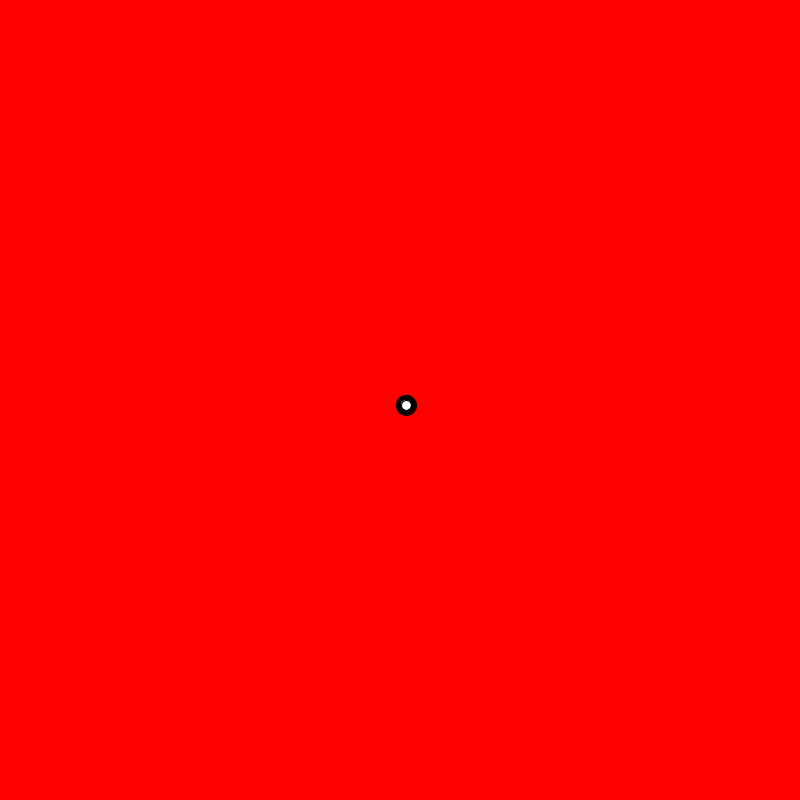
Frame 1 (no input)
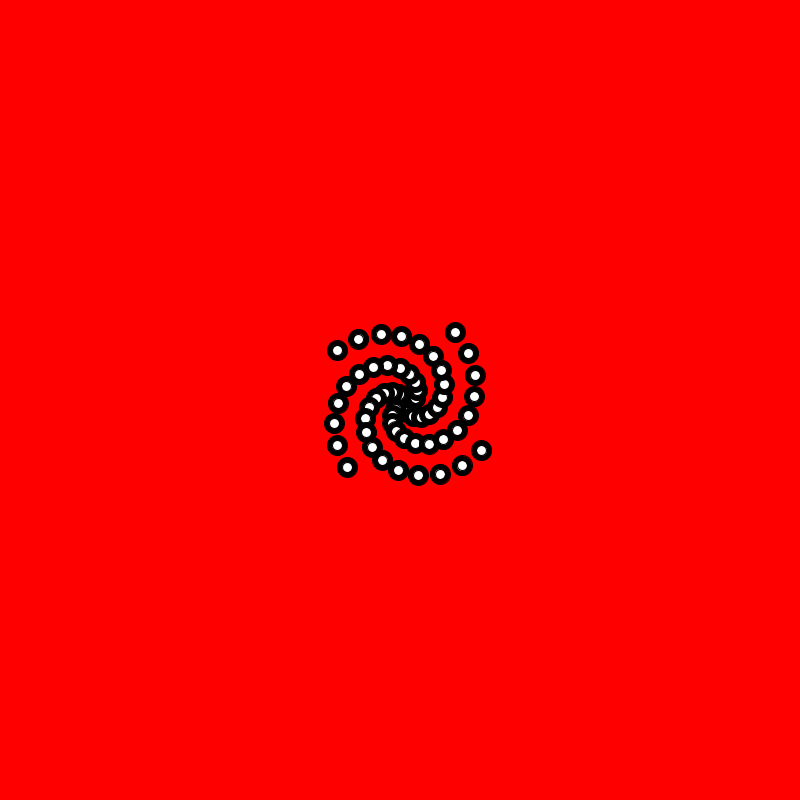
Frame 60 (the mouse pressed at the canvas centre just before this capture)
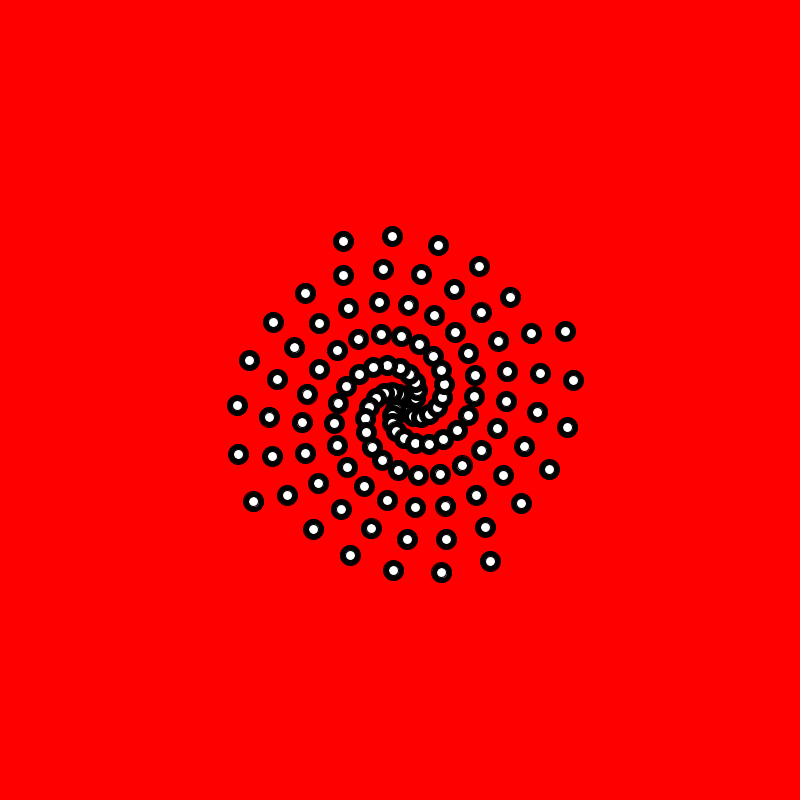
Frame 120 (the mouse held since frame 60 and released just before this capture)

The Processing sketch that drew these frames (run headless with seeded random() and noise(); from frame 60 on, the mouse is pressed at the canvas centre):

// Processing sketch: processing_161970
// ── processing_161970.pde

//variables
float radius = 10.0;
float angle = 0.0;
float speed = 1;
float offset = 5.0;
float scale = 1.0;
float stage2 = 4000;


//setup
void setup()
{
  size(800,800);
  smooth();
  ellipseMode(RADIUS);
  background(255,0,0);
  
}

//drawing
void draw()
{
  
  float x = offset + cos(angle) * scale;
  float y = offset + sin(angle) * scale;
  fill(0,0,0);
  ellipse(x + 400, y + 400, radius, radius);
  scale += speed;
  angle += speed;
  fill(255,255,255);
  ellipse(x + 400, y + 400, radius/2, radius/2);
  scale += speed/2;
  angle += speed/2;
  
  int time = millis();
  if(time > stage2)
    { 
      scale -= speed;
      angle -= speed;
      ellipse(x + 400, y + 400, radius, radius);
      ellipse(x + 400, y + 400, radius/4, radius/4);
    }
  
}
